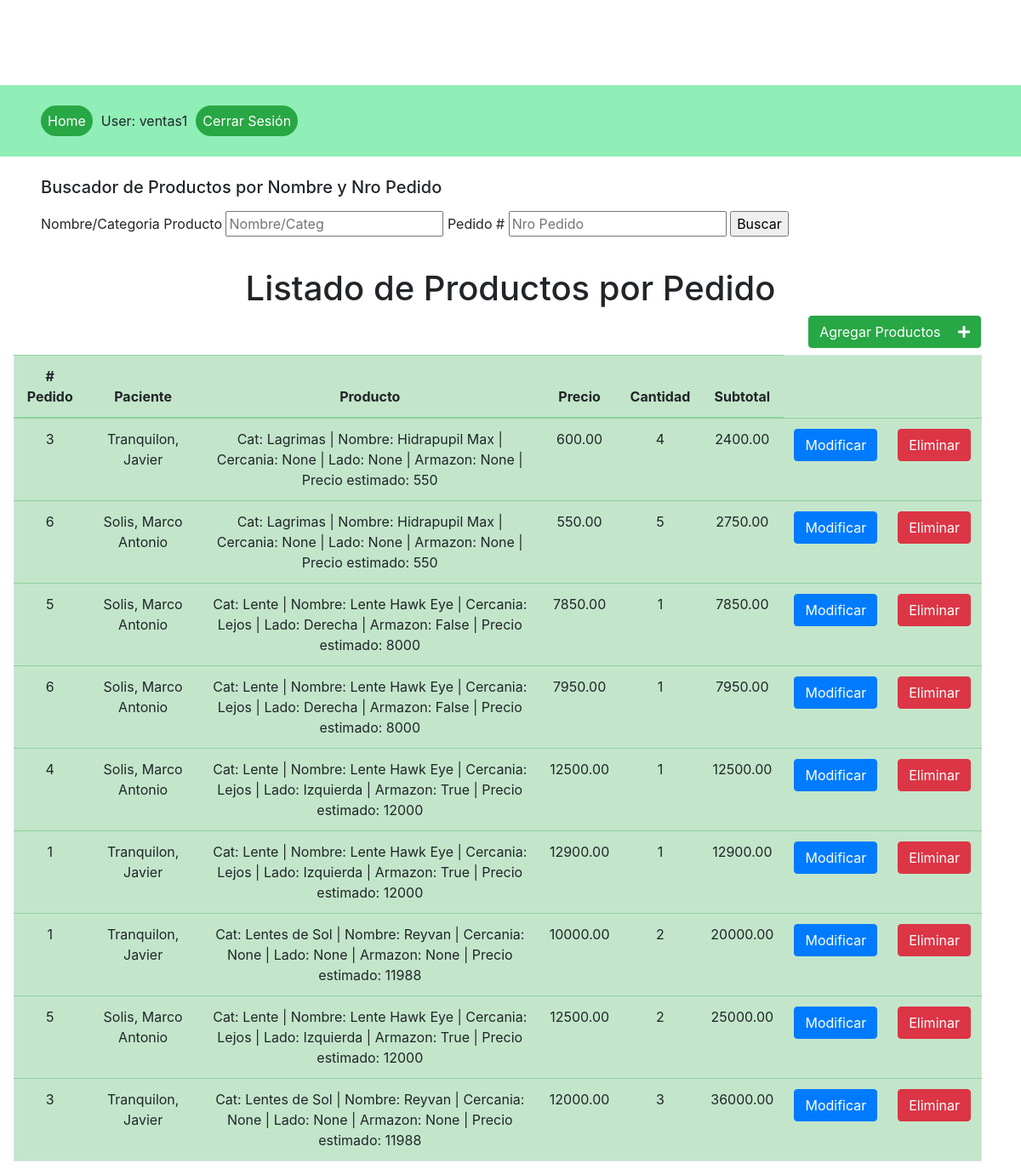
The page /ver_items_pedidos (signed in) on the database as committed earlier.
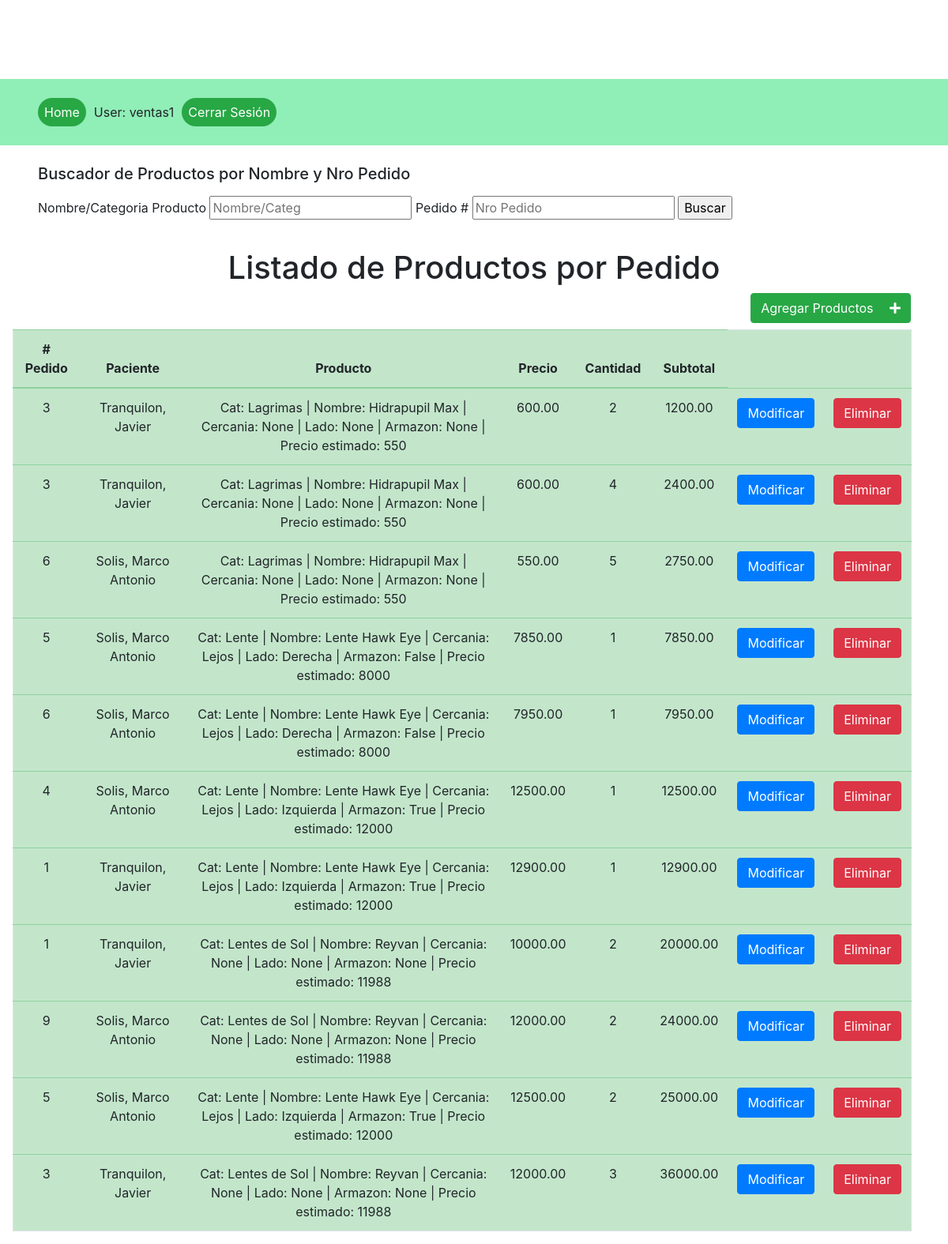
The same page on the database as committed later.
### products/models.py (models this page shows, shortened)
class ItemsPedido(models.Model):
    product = models.ForeignKey(Product, related_name="composicion", on_delete=models.PROTECT)
    pedido = models.ForeignKey(Pedido, related_name="pedido", on_delete=models.CASCADE)
    precio_pedido = models.DecimalField(decimal_places=2, max_digits=20, null=False, blank=False)
    cantidad_pedido = models.IntegerField(null=False, blank=False)
    subtotal_pedido = models.DecimalField(decimal_places=2, max_digits=20, default=0)

class Pedido(models.Model):
    fecha = models.DateTimeField(auto_now=True)
    vendedor = models.ForeignKey(User, null=True, on_delete=models.PROTECT, related_name="pedidos")
    paciente = models.ForeignKey(Paciente, on_delete=models.CASCADE, related_name="solicitante")
    estado = models.CharField(max_length=10, default="Pend", choices=ESTADO_PEDIDO)
    tipo_pago = models.CharField(max_length=25, default="EFT", choices=FORMA_PAGO)
    total = models.DecimalField(default=0.00, decimal_places=2, max_digits=20, null=False, blank=False)

class Paciente(models.Model):
    paciente_nombre = models.CharField(max_length=64)
    paciente_apellido = models.CharField(max_length=64)

class Product(models.Model):
    prod_category = models.TextField(null=True, blank=True)
    prod_title = models.CharField(max_length=220)
    prod_desc = models.TextField(null=True, blank=True)
    prod_lente_cercania = models.TextField(choices=CERCANIA, null=True, blank=True)
    prod_lente_lado = models.TextField(choices=LADO, null=True, blank=True)
    prod_lente_armazon = models.BooleanField(null=True, blank=True)
    prod_price = models.IntegerField(default=0)
    def __str__(self):
        return f"Cat: {self.prod_category} | Nombre: {self.prod_title} | Cercania: {self.get_prod_lente_cercania_display()} | Lado: {self.get_prod_lente_lado_display()} | Armazon: {self.prod_lente_armazon} | Precio estimado: {self.prod_price}"

### products/views.py (the view)
# urls.py: path('ver_items_pedidos', ItemsPedidoListView.as_view(), name="lista_items_pedidos"),
class ItemsPedidoListView(LoginRequiredMixin, generic.ListView):
    model = ItemsPedido
    context_object_name = 'lista_items_pedidos'
    template_name = 'lista_items_pedidos.html'
    def get_queryset(self, *args):
        queryset = ItemsPedido.objects.filter(Q(pedido__vendedor=self.request.user))
        if self.request.GET.get('producto'):
            producto = self.request.GET.get('producto')
            queryset = queryset.filter(Q(product__prod_title__icontains=producto) | Q(product__prod_category__icontains=producto))
        if self.request.GET.get('num_pedido'):
            pedido = self.request.GET.get('num_pedido')
            queryset = queryset.filter(Q(pedido__id=pedido))
        return queryset.order_by('subtotal_pedido')

### templates/lista_items_pedidos.html (shortened to what this page needs)
{% extends 'base.html'%}
{% block content %}
<div class="container-fluid">
    <div class="row">
        <div class="container-fluid justify-space-between">
            <div class="p-0 row">
                <form action="" method="GET" class="px-5 my-2">
                    <h5 class="mb-3">Buscador de Productos por Nombre y Nro Pedido</h5>
                    <label for="producto">Nombre/Categoria Producto</label>
                    <input type="text" placeholder="Nombre/Categ" name="producto">
                    <label for="num_pedido">Pedido #</label>
                    <input type="text" placeholder="Nro Pedido" name="num_pedido">
                    <input type="submit" value="Buscar">
                </form>
            </div>
        </div>
    </div>
    <h1 class="mt-4 text-center">Listado de Productos por Pedido</h1>
    <div class="row justify-content-end mx-3 px-3 mb-2">
        <a href="{% url 'items-pedido-add' %}" class="btn btn-success">
            Agregar Productos
            <i class="fas fa-plus ml-3 text-white"></i>
        </a>
    </div>
    {% if lista_items_pedidos %}
    <div class="row table-responsive px-3">
        <table class="table table-success border">
            <thead>
                <tr>
                    <th class="text-center" scope="col"># Pedido</th>
                    <th class="text-center" scope="col">Paciente</th>
                    <th class="text-center" scope="col">Producto</th>
                    <th class="text-center" scope="col">Precio</th>
                    <th class="text-center" scope="col">Cantidad</th>
                    <th class="text-center" scope="col">Subtotal</th>
                </tr>
            </thead>
            <tbody>
                    {% for pedido in lista_items_pedidos %}
                    <tr>
                        <td class="text-center">{{ pedido.pedido.id }}</td>
                        <td class="text-center">{{ pedido.pedido.paciente.paciente_apellido }}{{", "}}{{ pedido.pedido.paciente.paciente_nombre }}</td>
                        <td class="text-center">{{ pedido.product }}</td>
                        <td class="text-center">{{ pedido.precio_pedido }}</td>
                        <td class="text-center">{{ pedido.cantidad_pedido }}</td>
                        <td class="text-center">{{ pedido.subtotal_pedido }}</td>
                        <td class="m-0"><a href="{% url 'items-pedido-update' pedido.id %}" class="btn btn-primary">Modificar</a></td>
                        <td class="m-0"><a href="{% url 'items-pedido-delete' pedido.id %}" class="btn btn-danger">Eliminar</a></td>
                    </tr>
                    {% endfor %}
            </tbody>
        </table>
    </div>
    {% else %}
    <h4 class="mx-5">No se encontraron items.</h4>
    {% endif %}
</div>
{% endblock %}

### templates/base.html (shortened to what this page needs)
<!DOCTYPE html>
<html lang="en">
<head>
    <link rel="stylesheet" href="https://use.fontawesome.com/releases/v5.14.0/css/all.css">
    <link rel="stylesheet" href="https://cdn.jsdelivr.net/npm/bootstrap@4.5.3/dist/css/bootstrap.min.css">
    {% load static %}
    <link rel="stylesheet" href="{% static 'css/styles.css' %}">
</head>
<body>
    {% block sidebar %}
    <ul class="sidebar-nav px-5">
        <li><a href="{% url 'home' %}" class="rounded-pill bg-success text-white p-2">Home</a></li>
        {% if user.is_authenticated %}
        <li>User: {{ user.get_username }}</li>
        <li><a href="{% url 'logout'%}?next={% url 'home' %}" class="rounded-pill bg-success text-white p-2">Cerrar Sesión</a></li>
        {% else %}
        <li><a href="{% url 'login'%}?next={% url 'home' %}" class="rounded-pill bg-success text-white p-2">Iniciar Sesión</a></li>
        {% endif %}
    </ul>
    {% endblock %}
    {% block content %}
    {% endblock %}
</body>
</html>

### products/static/css/styles.css (style rules this page uses)
.sidebar-nav { display: flex; margin-top: 100px; padding: 30px; list-style: none; background-color: rgb(144, 238, 183); }
li { margin-right: 10px; }

Rows that differ between the two databases and show on the page:
added ItemsPedido: pedido.id "3", pedido.paciente.paciente_apellido "Tranquilon", value ",", pedido.paciente.paciente_nombre "Javier", product "Cat: Lagrimas | Nombre: Hidrapupil Max | Cercania: None | Lado: None | Armazon: None | Precio estimado: 550", precio_pedido "600.00", cantidad_pedido "2", subtotal_pedido "1200.00"
added ItemsPedido: pedido.id "9", pedido.paciente.paciente_apellido "Solis", value ",", pedido.paciente.paciente_nombre "Marco Antonio", product "Cat: Lentes de Sol | Nombre: Reyvan | Cercania: None | Lado: None | Armazon: None | Precio estimado: 11988", precio_pedido "12000.00", cantidad_pedido "2", subtotal_pedido "24000.00"
